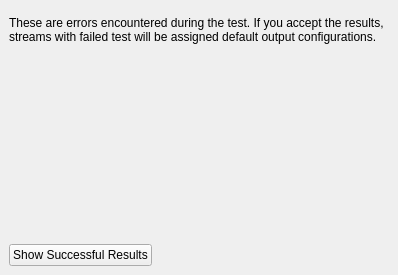
<?xml version="1.0" encoding="UTF-8"?>
<ui version="4.0">
 <class>AutoConfigTestPage</class>
 <widget class="QWidget" name="AutoConfigTestPage">
  <property name="geometry">
   <rect>
    <x>0</x>
    <y>0</y>
    <width>398</width>
    <height>275</height>
   </rect>
  </property>
  <property name="windowTitle">
   <string notr="true"/>
  </property>
  <layout class="QVBoxLayout" name="verticalLayout">
   <property name="leftMargin">
    <number>0</number>
   </property>
   <property name="topMargin">
    <number>0</number>
   </property>
   <property name="rightMargin">
    <number>0</number>
   </property>
   <property name="bottomMargin">
    <number>0</number>
   </property>
   <item>
    <widget class="QStackedWidget" name="stackedWidget">
     <property name="currentIndex">
      <number>2</number>
     </property>
     <widget class="QWidget" name="testPage">
      <layout class="QVBoxLayout" name="verticalLayout_2">
       <item>
        <widget class="QLabel" name="progressLabel">
         <property name="text">
          <string notr="true"/>
         </property>
        </widget>
       </item>
       <item>
        <widget class="QLabel" name="subProgressLabel">
         <property name="text">
          <string notr="true"/>
         </property>
        </widget>
       </item>
       <item>
        <widget class="QProgressBar" name="progressBar">
         <property name="value">
          <number>24</number>
         </property>
        </widget>
       </item>
       <item>
        <spacer name="verticalSpacer">
         <property name="orientation">
          <enum>Qt::Vertical</enum>
         </property>
         <property name="sizeHint" stdset="0">
          <size>
           <width>20</width>
           <height>40</height>
          </size>
         </property>
        </spacer>
       </item>
      </layout>
     </widget>
     <widget class="QWidget" name="finishPage">
      <layout class="QVBoxLayout" name="finishPageLayout">
       <item>
        <widget class="QLabel" name="finalResultLabel">
         <property name="sizePolicy">
          <sizepolicy hsizetype="Preferred" vsizetype="Maximum">
           <horstretch>0</horstretch>
           <verstretch>0</verstretch>
          </sizepolicy>
         </property>
         <property name="text">
          <string>Basic.AutoConfig.TestPage.Result.Header</string>
         </property>
         <property name="wordWrap">
          <bool>true</bool>
         </property>
        </widget>
       </item>
       <item>
        <layout class="QHBoxLayout" name="horizontalLayout">
         <item>
          <widget class="QLabel" name="label">
           <property name="sizePolicy">
            <sizepolicy hsizetype="Minimum" vsizetype="Preferred">
             <horstretch>0</horstretch>
             <verstretch>0</verstretch>
            </sizepolicy>
           </property>
           <property name="text">
            <string>Stream:</string>
           </property>
          </widget>
         </item>
         <item>
          <widget class="QComboBox" name="streams">
           <property name="sizePolicy">
            <sizepolicy hsizetype="Expanding" vsizetype="Fixed">
             <horstretch>0</horstretch>
             <verstretch>0</verstretch>
            </sizepolicy>
           </property>
          </widget>
         </item>
        </layout>
       </item>
       <item>
        <widget class="QStackedWidget" name="results">
        </widget>
       </item>
       <item>
        <widget class="QPushButton" name="showErrors">
         <property name="sizePolicy">
          <sizepolicy hsizetype="Maximum" vsizetype="Fixed">
           <horstretch>0</horstretch>
           <verstretch>0</verstretch>
          </sizepolicy>
         </property>
         <property name="text">
          <string>Show All Errors</string>
         </property>
        </widget>
       </item>
       <item>
        <widget class="QLabel" name="finalResultLabel_2">
         <property name="text">
          <string>Basic.AutoConfig.TestPage.Result.Footer</string>
         </property>
         <property name="alignment">
          <set>Qt::AlignLeading|Qt::AlignLeft|Qt::AlignTop</set>
         </property>
         <property name="wordWrap">
          <bool>true</bool>
         </property>
        </widget>
       </item>
      </layout>
     </widget>
     <widget class="QWidget" name="errorPage">
      <layout class="QVBoxLayout" name="verticalLayout_3">
       <item>
        <widget class="QLabel" name="label_2">
         <property name="sizePolicy">
          <sizepolicy hsizetype="Preferred" vsizetype="Maximum">
           <horstretch>0</horstretch>
           <verstretch>0</verstretch>
          </sizepolicy>
         </property>
         <property name="text">
          <string>These are errors encountered during the test. If you accept the results, streams with failed test will be assigned default output configurations.</string>
         </property>
         <property name="wordWrap">
          <bool>true</bool>
         </property>
        </widget>
       </item>
       <item>
        <widget class="QLabel" name="errorLabel">
         <property name="text">
          <string notr="true"/>
         </property>
         <property name="alignment">
          <set>Qt::AlignLeading|Qt::AlignLeft|Qt::AlignTop</set>
         </property>
         <property name="wordWrap">
          <bool>true</bool>
         </property>
        </widget>
       </item>
       <item>
        <widget class="QPushButton" name="hideErrors">
         <property name="sizePolicy">
          <sizepolicy hsizetype="Maximum" vsizetype="Fixed">
           <horstretch>0</horstretch>
           <verstretch>0</verstretch>
          </sizepolicy>
         </property>
         <property name="text">
          <string>Show Successful Results</string>
         </property>
        </widget>
       </item>
      </layout>
     </widget>
    </widget>
   </item>
  </layout>
 </widget>
 <resources/>
 <connections/>
 <slots>
  <slot>StreamIndexChanged()</slot>
  <slot>OnErrorButtonClicked()</slot>
 </slots>
</ui>
